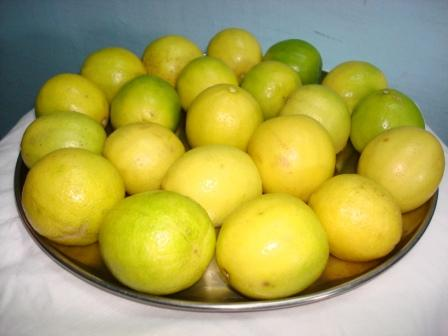
#> input picture ImageSegmentation/LemonInRangeHough/Lemons3.JPG, 448 x 336 px, found by its file name
$ python lemonContour.py   (older library calls are emulated)
#> lines starting #> are read from the running program, lines starting #| are printed output that depends on the picture; after the words box and inside, x2 and y2 are one past the last pixel; in counts of white or black regions, pixels touching at a corner belong together
# -*- coding: utf-8 -*-
"""
Created on Wed May 17 13:15:08 2017

@author: Shresth
"""

import time
import cv2
import numpy as np
a=time.clock()
img=cv2.imread("Lemons3.jpg" )
#> img is the input picture: shape (336, 448, 3); mean B, G, R 86.3, 166.2, 172.6

hsv= cv2.cvtColor(img, cv2.COLOR_BGR2HSV )
#> hsv: shape (336, 448, 3); mean H, S, V 45.5, 143.8, 180.4
#Filter by green color
yellow = np.array([20,100,100])
green=np.array([50,255,255])

mask=cv2.inRange(hsv, yellow, green)
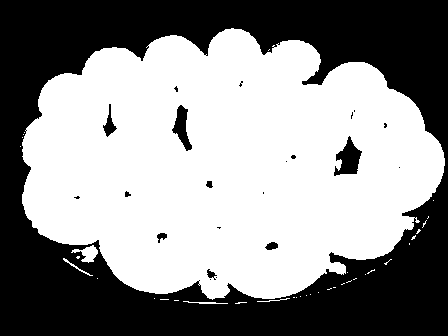
#> mask: shape (336, 448); 55.8% white; 22 black regions (13 under 20 px), largest, box (x1, y1, x2, y2) and area: (0, 0, 448, 336) 64977, (334, 136, 362, 176) 604, (172, 105, 192, 151) 434
res=cv2.bitwise_and(img, img, mask=mask)
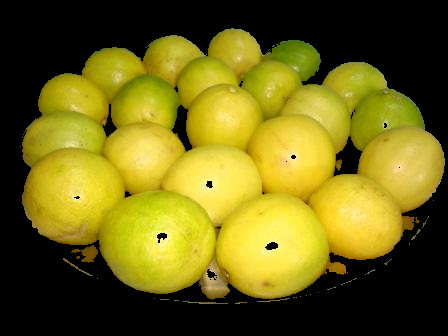
#> res: shape (336, 448, 3); mean B, G, R 22.1, 101.4, 110.6


resgrey=cv2.cvtColor(res,cv2.COLOR_BGR2GRAY)
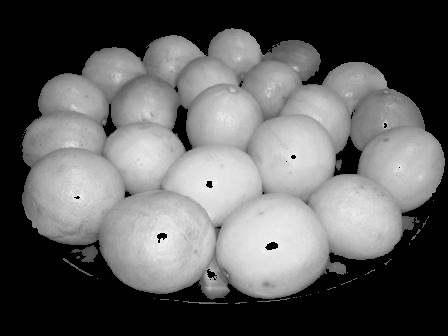
#> resgrey: shape (336, 448); min 0, max 243, mean 95.1

#apply adaptive threshold and blur

th3 = cv2.adaptiveThreshold(resgrey,255,cv2.ADAPTIVE_THRESH_GAUSSIAN_C,\
            cv2.THRESH_BINARY,11,2)
#> th3: shape (336, 448); 83.8% white; 1377 black regions (1273 under 20 px), largest, box (x1, y1, x2, y2) and area: (17, 24, 448, 308) 12749, (212, 56, 306, 81) 466, (190, 83, 240, 109) 268
"""
n=cv2.medianBlur(th3,11)
#n=cv2.bitwise_not(n)
cv2.imshow('ee',n)
cv2.waitKey(0)
p=cv2.bitwise_and(th3,n)
# p=cv2.bitwise_not(p)
cv2. imshow('aaaa',p)
cv2.waitKey(0)
"""
kernel=cv2.getStructuringElement(cv2.MORPH_ELLIPSE,(3,3))
op = cv2.morphologyEx(th3, cv2.MORPH_CLOSE, kernel)
#> op: shape (336, 448); 88.8% white; 370 black regions (300 under 20 px), largest, box (x1, y1, x2, y2) and area: (17, 24, 448, 308) 7579, (287, 136, 362, 206) 606, (32, 139, 128, 189) 425
kernel=np.ones((3,3))
#opening = cv2.morphologyEx(opening, cv2.MORPH_CLOSE, kernel)
kernel=cv2.getStructuringElement(cv2.MORPH_ELLIPSE,(3,3))
#opening = cv2.morphologyEx(opening, cv2.MORPH_CLOSE, kernel)
clos=cv2.morphologyEx(op, cv2.MORPH_OPEN, kernel)
#> clos: shape (336, 448); 88.4% white; 335 black regions (259 under 20 px), largest, box (x1, y1, x2, y2) and area: (17, 24, 448, 308) 7850, (286, 136, 362, 232) 739, (158, 154, 231, 280) 660
#th3=cv2.medianBlur(th3,5)
dil = cv2.dilate(th3,kernel,iterations = 1)
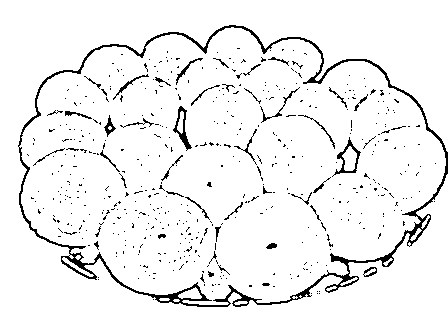
#> dil: shape (336, 448); 94.6% white; black in thin lines or dots, all inside (x1, y1, x2, y2) = (18, 25, 448, 307)

th3=cv2.bitwise_not(th3)
#> th3: shape (336, 448); 16.2% white; 1377 white regions (1273 under 20 px)
cv2.imshow('ii',th3)
cv2.waitKey(0)
im2, contours, hierarchy = cv2.findContours(th3,cv2.RETR_TREE,cv2.CHAIN_APPROX_SIMPLE)
#> contours = 1486 contours, 1424 with area under 20; largest, box (x1, y1, x2, y2) and area: (17, 24, 448, 308) 92768, (21, 27, 446, 301) 81706, (212, 56, 306, 81) 376, (70, 244, 99, 264) 266, (342, 146, 357, 171) 225
c2=[]
for i in contours:
    area = cv2.contourArea(i)
    if area>80:
        epsilon = 0.0001*cv2.arcLength(i,True)
        approx = cv2.approxPolyDP(i,epsilon,True)
        c2.append(approx)
        print(area)
        (x,y),radius = cv2.minEnclosingCircle(i)
        center = (int(x),int(y))
        radius = int(radius)
        cv2.circle(img,center,radius,(255,0,0),3)
#> this loop made 1486 passes
#> (area, epsilon, x, y, radius, center) on passes 3, 7, 23, 43, 46, 65, 86, 593, 641, 1188, 1312, 1326: (116, 0.00438, 369.9, 271.3, 8, (369, 271)), (92767.5, 0.157, 231.7, 170.9, 216, (231, 170)), (147.5, 0.00589, 189.5, 296, 11, (189, 296)), (94.5, 0.00783, 77.5, 266.5, 17, (77, 266)), (266, 0.00929, 84.04, 251.5, 14, (84, 251)), (225, 0.00651, 348.5, 158.2, 12, (348, 158)), (81706.5, 0.493, 232.2, 172.5, 213, (232, 172)), (128, 0.018, 108.5, 217.5, 23, (108, 217)), (127.5, 0.0181, 239.5, 204, 23, (239, 204)), (161, 0.0174, 144.5, 126.5, 25, (144, 126)), (125, 0.0158, 338.5, 98.24, 17, (338, 98)), (212.5, 0.0192, 214.5, 99.5, 25, (214, 99))
#> (area, epsilon, x, y, radius) on passes 9, 1292: (108, 0.00953, 205, 302, 23), (156, 0.0196, 377, 107, 24)
#| 116.0
#| 92767.5
#| 108.0
#| 147.5
#| 94.5
#| 266.0
#| 225.0
#| 81706.5
#> (further printed lines are left out)
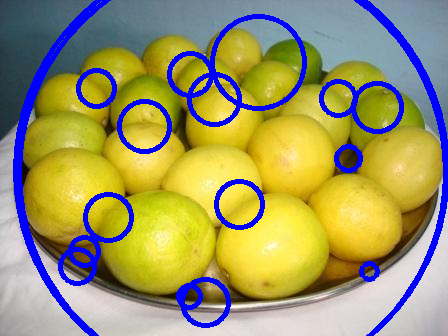
#> img: shape (336, 448, 3); 10.18% of pixels changed, all inside (x1, y1, x2, y2) = (13, 0, 448, 336)
#> after the loop, c2 = 17 contours; largest, box (x1, y1, x2, y2) and area: (17, 24, 448, 308) 92768, (21, 27, 446, 301) 81674, (212, 56, 306, 81) 376, (70, 244, 99, 264) 266, (342, 146, 357, 171) 225


a=np.zeros(img.shape,np.uint8)
cv2.drawContours(a, c2, -1, (255,255,255), 1)
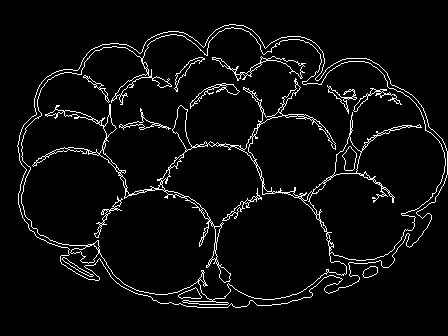
#> a: shape (336, 448, 3); 4.7% white in thin lines or dots, all inside (x1, y1, x2, y2) = (17, 24, 448, 308)
a=cv2.cvtColor(a,cv2.COLOR_BGR2GRAY)
a=cv2.bitwise_not(a)
kernel = np.ones((5,5),np.float32)/25
#
#a=cv2.bitwise_not(a)
a = cv2.filter2D(a,-1,kernel)
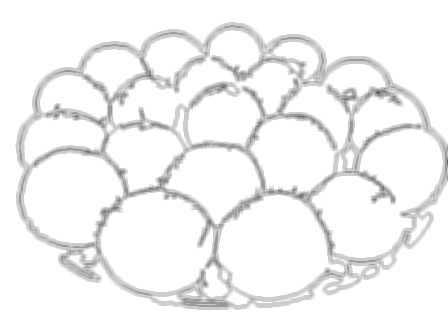
#> a: shape (336, 448); min 71, max 255, mean 243
cv2.imwrite("cont.jpeg",a)
cv2.imshow('fin',a)
cv2.waitKey(0)
"""
circles = cv2.HoughCircles(a,cv2.HOUGH_GRADIENT,1,20,
                            param1=50,param2=30,minRadius=0,maxRadius=130)
circles = np.uint16(np.around(circles))

b=time.clock()

#Draw circles
for i in circles[0,:]:
    # draw the outer circle
    cv2.circle(a,(i[0],i[1]),i[2],(0,255,0),2)

    # draw the center of the circle
    cv2.circle(a,(i[0],i[1]),2,(0,0,255),3)

print "Number of lemons: ",len(circles[0])

cv2.imshow('ff',a)
cv2.waitKey(0)
print "hiiii"
"""
cv2.destroyAllWindows()

$ run again, with ImageSegmentation/LemonInRangeHough/lemons2.jpg copied over ImageSegmentation/LemonInRangeHough/Lemons3.JPG
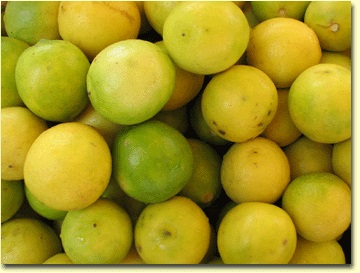
#> input picture ImageSegmentation/LemonInRangeHough/lemons2.jpg, 360 x 273 px, found by its file name
#> img is the input picture: shape (273, 360, 3); mean B, G, R 34.6, 149.5, 164.6
#> hsv: shape (273, 360, 3); mean H, S, V 26.9, 207.2, 166.3
#> mask: shape (273, 360); 80.3% white; 100 black regions (83 under 20 px), largest, box (x1, y1, x2, y2) and area: (0, 0, 360, 273) 13368, (0, 178, 67, 260) 1663, (247, 105, 347, 188) 1221
#> op: shape (273, 360); 84.8% white; 286 black regions (241 under 20 px), largest, box (x1, y1, x2, y2) and area: (0, 0, 356, 269) 6557, (256, 115, 341, 185) 1046, (0, 179, 65, 258) 983
#> clos: shape (273, 360); 84.5% white; 268 black regions (223 under 20 px), largest, box (x1, y1, x2, y2) and area: (0, 0, 356, 269) 6769, (256, 108, 341, 185) 1090, (0, 179, 65, 258) 991
#> dil: shape (273, 360); 92.2% white; black in thin lines or dots
#> contours = 3278 contours, 3192 with area under 20; largest, box (x1, y1, x2, y2) and area: (0, 0, 356, 269) 48175, (201, 52, 353, 265) 20766, (117, 123, 194, 204) 4816, (220, 137, 291, 204) 3571, (247, 17, 323, 88) 3438
#> the loop `for i in contours:` made 3278 passes
#> (area, epsilon, x, y, radius, center) on passes 243, 958, 1150, 1289, 1725, 1792, 1827, 1831: (96, 0.0223, 165.5, 239.5, 15, (165, 239)), (232, 0.0284, 108, 96.5, 28, (108, 96)), (140, 0.029, 59.79, 80.05, 20, (59, 80)), (150, 0.00628, 117.1, 53.88, 10, (117, 53)), (81, 0.0104, 120.5, 16, 14, (120, 16)), (48175, 0.484, 177.5, 134, 221, (177, 134)), (677.5, 0.0201, 36, 216.5, 40, (36, 216)), (458, 0.0116, 123, 200.5, 21, (123, 200))
#> (printed output is left out)
#> after the loop `for i in contours:`:
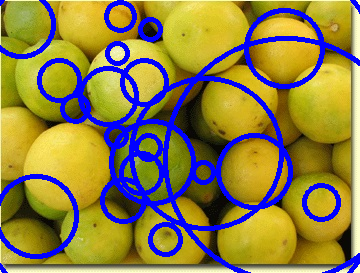
#> img: shape (273, 360, 3); 16.15% of pixels changed, all inside (x1, y1, x2, y2) = (0, 0, 360, 273)
#> after the loop `for i in contours:`: c2 = 22 contours; largest, box (x1, y1, x2, y2) and area: (0, 0, 356, 269) 48240, (201, 52, 353, 265) 20766, (117, 123, 194, 204) 4816, (220, 137, 291, 204) 3571, (247, 17, 323, 88) 3438
#> `a = cv2.filter2D(a,-1,kernel)`:
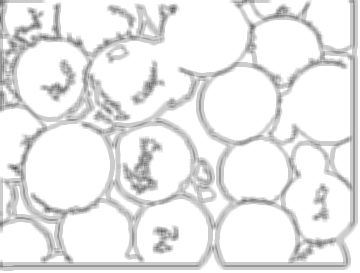
#> a: shape (273, 360); min 82, max 255, mean 233.7
